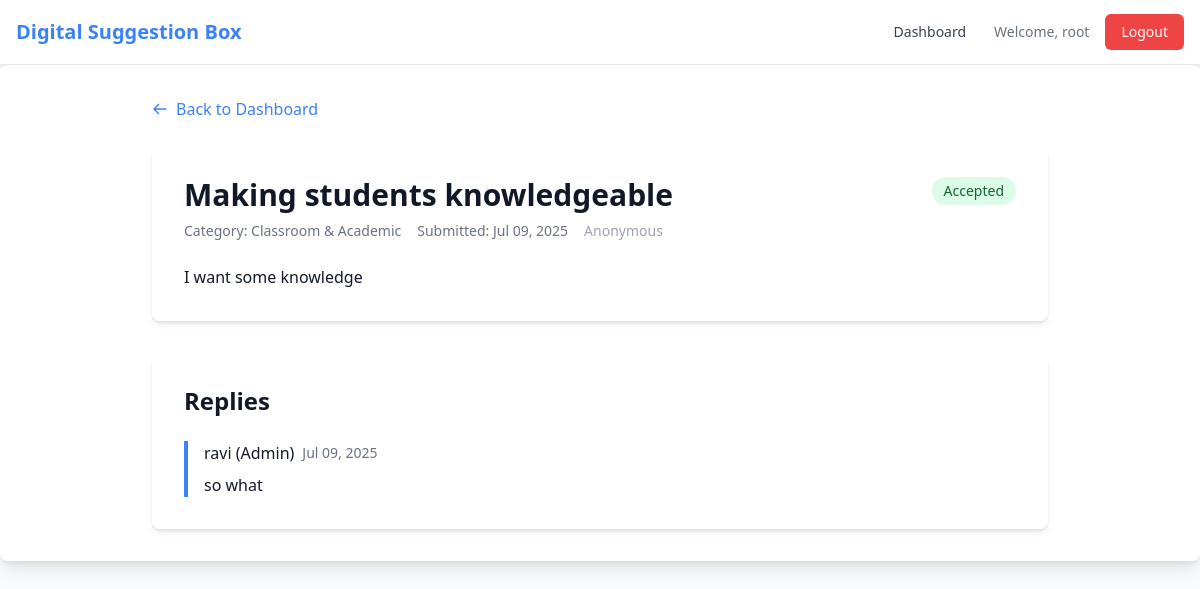
The page /suggestion/1/ (signed in) on the database its author committed.
### core/models.py (models this page shows, shortened)
class Suggestion(models.Model):
    STATUS_CHOICES = [
        ('under_review', 'Under Review'),
        ('accepted', 'Accepted'),
        ('rejected', 'Rejected'),
    ]
    user = models.ForeignKey(User, on_delete=models.SET_NULL, null=True, blank=True, related_name='suggestions')
    is_anonymous = models.BooleanField(default=False)
    category = models.ForeignKey(Category, on_delete=models.SET_NULL, null=True, related_name='suggestions')
    title = models.CharField(max_length=200)
    content = models.TextField()
    status = models.CharField(max_length=20, choices=STATUS_CHOICES, default='under_review')
    created_at = models.DateTimeField(auto_now_add=True)
    updated_at = models.DateTimeField(auto_now=True)
    sentiment = models.FloatField(null=True, blank=True, help_text="Sentiment polarity: -1 (negative) to 1 (positive)")
    is_spam = models.BooleanField(default=False, help_text="Flag if suggestion is likely spam")
    auto_category = models.CharField(max_length=100, null=True, blank=True, help_text="Auto-detected category")

class Category(models.Model):
    name = models.CharField(max_length=100, unique=True)
    created_by = models.ForeignKey(User, on_delete=models.SET_NULL, null=True, blank=True, related_name='created_categories')
    created_at = models.DateTimeField(auto_now_add=True)

class Reply(models.Model):
    suggestion = models.ForeignKey(Suggestion, on_delete=models.CASCADE, related_name='replies')
    admin = models.ForeignKey(User, on_delete=models.SET_NULL, null=True, related_name='admin_replies')
    content = models.TextField()
    created_at = models.DateTimeField(auto_now_add=True)

### core/views.py (the view)
# urls.py: path('suggestion/<int:suggestion_id>/', views.suggestion_detail, name='suggestion_detail'),
@login_required
def suggestion_detail(request, suggestion_id):
    suggestion = get_object_or_404(Suggestion, id=suggestion_id)
    can_manage = False
    can_view = False
    if request.user.is_superuser:
        can_manage = True
        can_view = True
    elif hasattr(request.user, 'category_admin'):
        if suggestion.category in request.user.category_admin.categories.all():
            can_manage = True
            can_view = True
    if suggestion.user == request.user:
        can_view = True
    if not can_view:
        messages.error(request, 'You do not have permission to view this suggestion.')
        return redirect('dashboard')
    if request.method == 'POST' and can_manage:
        reply_form = ReplyForm(request.POST)
        if reply_form.is_valid():
            reply = reply_form.save(commit=False)
            reply.suggestion = suggestion
            reply.admin = request.user
            reply.save()
            messages.success(request, 'Reply added successfully!')
            return redirect('suggestion_detail', suggestion_id=suggestion.id)
    else:
        reply_form = ReplyForm()
    return render(request, 'core/suggestion_detail.html', {
        'suggestion': suggestion,
        'reply_form': reply_form,
        'can_manage': can_manage,
    })

### core/templates/core/suggestion_detail.html (shortened to what this page needs)
{% extends 'core/base.html' %}
{% block content %}
<div class="max-w-4xl mx-auto">
    <div class="mb-6">
        <a href="{% url 'dashboard' %}" class="text-primary hover:text-blue-600 flex items-center">
            <svg class="w-4 h-4 mr-2" fill="none" stroke="currentColor" viewBox="0 0 24 24">
                <path stroke-linecap="round" stroke-linejoin="round" stroke-width="2" d="M10 19l-7-7m0 0l7-7m-7 7h18"></path>
            </svg>
            Back to Dashboard
        </a>
    </div>
    <div class="bg-white rounded-lg shadow-md p-8 mb-8">
        <div class="flex items-start justify-between mb-6">
            <div class="flex-1">
                <h1 class="text-3xl font-bold text-gray-900 mb-2">{{ suggestion.title }}</h1>
                <div class="flex items-center space-x-4 text-sm text-gray-500">
                    <span>Category: {{ suggestion.category.name }}</span>
                    <span>Submitted: {{ suggestion.created_at|date:"M d, Y" }}</span>
                    {% if suggestion.is_anonymous %}
                        <span class="text-gray-400">Anonymous</span>
                    {% else %}
                        <span>By: {{ suggestion.user.username }}</span>
                    {% endif %}
                </div>
            </div>
            <span id="status-badge" class="inline-flex items-center px-3 py-1 rounded-full text-sm font-medium
                {% if suggestion.status == 'under_review' %}bg-yellow-100 text-yellow-800
                {% elif suggestion.status == 'accepted' %} bg-green-100 text-green-800
                {% else %}bg-red-100 text-red-800{% endif %}">
                {{ suggestion.get_status_display }}
            </span>
        </div>
        <div class="prose max-w-none">
            <p class="text-gray-700 leading-relaxed">{{ suggestion.content|linebreaks }}</p>
        </div>
    </div>
    <div class="bg-white rounded-lg shadow-md p-8">
        <h2 class="text-2xl font-bold text-gray-900 mb-6">Replies</h2>
        {% if suggestion.replies.all %}
            <div class="space-y-6">
                {% for reply in suggestion.replies.all %}
                <div class="border-l-4 border-primary pl-4">
                    <div class="flex items-center justify-between mb-2">
                        <div class="flex items-center space-x-2">
                            <span class="font-medium text-gray-900">
                                {% if reply.admin %}
                                    {{ reply.admin.username }} (Admin)
                                {% else %}
                                    Admin
                                {% endif %}
                            </span>
                            <span class="text-sm text-gray-500">{{ reply.created_at|date:"M d, Y" }}</span>
                        </div>
                    </div>
                    <p class="text-gray-700">{{ reply.content|linebreaks }}</p>
                </div>
                {% endfor %}
            </div>
        {% endif %}
    </div>
</div>
{% endblock %}

### core/templates/core/base.html (shortened to what this page needs)
<!DOCTYPE html>
<html lang="en">
<head>
    <script src="https://cdn.tailwindcss.com"></script>
</head>
<body class="bg-gray-50 min-h-screen text-gray-900">
    <nav class="bg-white shadow-lg border-b border-gray-200">
        <div class="max-w-7xl mx-auto px-4">
            <div class="flex justify-between h-16">
                <div class="flex items-center">
                    <a href="{% url 'home' %}" class="text-xl font-bold text-primary">
                        Digital Suggestion Box
                    </a>
                </div>
                <div class="flex items-center space-x-4">
                    {% if user.is_authenticated %}
                        <a href="{% url 'dashboard' %}" class="text-gray-700 hover:text-primary px-3 py-2 rounded-md text-sm font-medium">
                            Dashboard
                        </a>
                        <span class="text-gray-500 text-sm">Welcome, {{ user.username }}</span>
                        <a href="{% url 'logout' %}" class="bg-red-500 hover:bg-red-600 text-white px-4 py-2 rounded-md text-sm font-medium">
                            Logout
                        </a>
                    {% endif %}
                </div>
            </div>
        </div>
    </nav>
    <main class="max-w-7xl mx-auto px-4 py-8 bg-white rounded-lg shadow-lg">
        {% block content %}
        {% endblock %}
    </main>
</body>
</html>

### rows shown on the page
Suggestion: title "Making students knowledgeable", category.name "Classroom & Academic", created_at "Jul 09, 2025", status "Accepted", content "I want some knowledge"
Reply: admin.username "ravi", created_at "Jul 09, 2025", content "so what"

### other values the page prints
{{ user.username }} "root"
